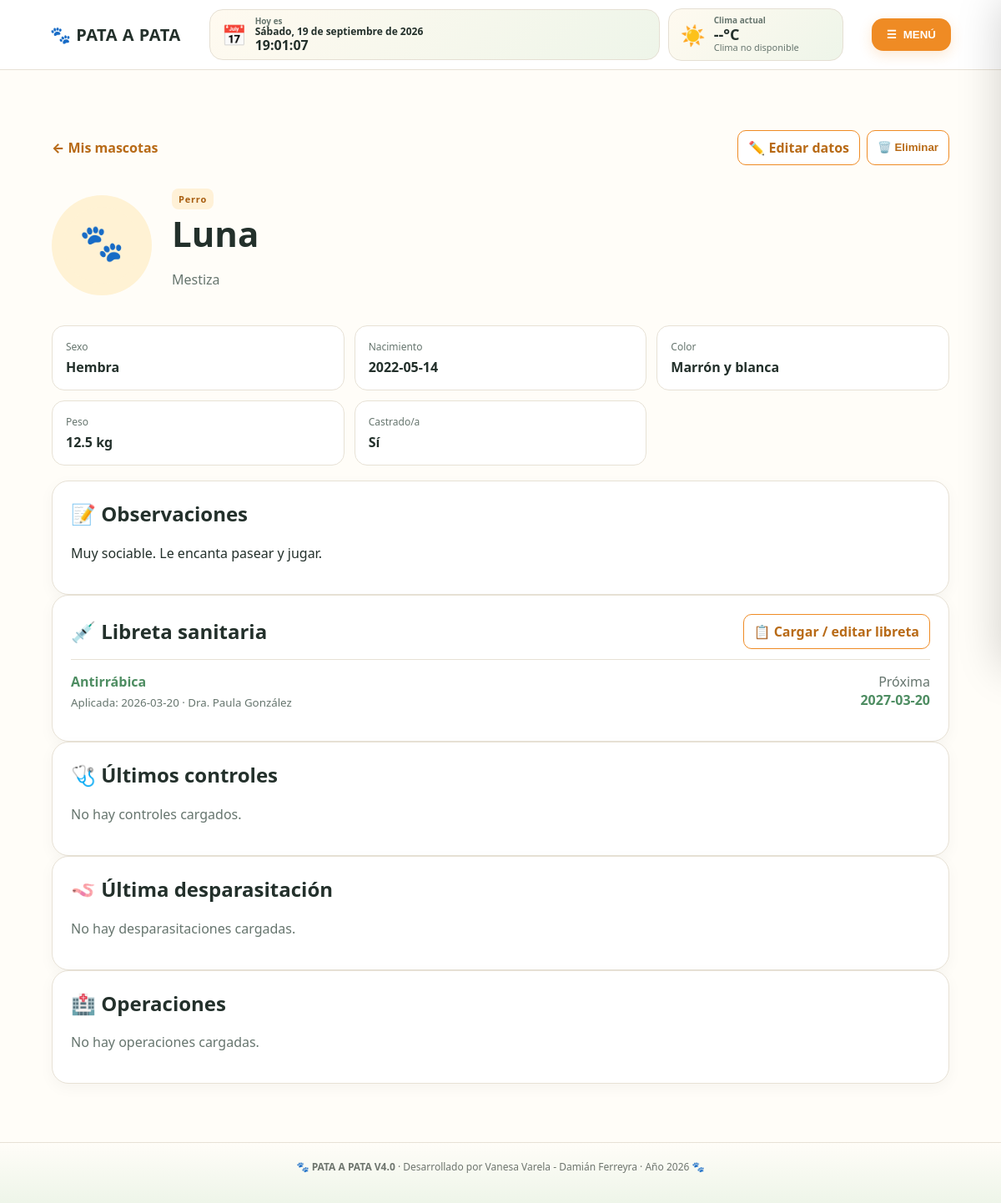
Screenshot of /mascota/1 (signed in) with the database file from the repository.
### tables this page shows
CREATE TABLE mascotas (
        id INTEGER PRIMARY KEY AUTOINCREMENT,
        usuario_id INTEGER NOT NULL,
        nombre TEXT NOT NULL,
        especie TEXT NOT NULL,
        raza TEXT,
        sexo TEXT,
        nacimiento TEXT,
        color TEXT,
        peso REAL,
        castrado TEXT,
        observaciones TEXT,
        foto TEXT DEFAULT 'mascota.svg', veterinario_cabecera TEXT, veterinario_cabecera_telefono TEXT,
        FOREIGN KEY(usuario_id) REFERENCES usuarios(id) ON DELETE CASCADE
    );

CREATE TABLE vacunas (
        id INTEGER PRIMARY KEY AUTOINCREMENT,
        mascota_id INTEGER NOT NULL,
        vacuna TEXT NOT NULL,
        fecha TEXT NOT NULL,
        proxima_fecha TEXT,
        veterinario TEXT,
        observaciones TEXT,
        FOREIGN KEY(mascota_id) REFERENCES mascotas(id) ON DELETE CASCADE
    );

### app.py (the view)
@app.route("/mascota/<int:mascota_id>")
@login_required
def mascota(mascota_id):
    conn = get_db()
    m = conn.execute("SELECT * FROM mascotas WHERE id=? AND usuario_id=?",
                     (mascota_id,session["user_id"])).fetchone()
    vacunas = conn.execute("SELECT * FROM vacunas WHERE mascota_id=? ORDER BY fecha DESC",
                           (mascota_id,)).fetchall() if m else []
    controles = conn.execute("SELECT * FROM controles_salud WHERE mascota_id=? ORDER BY fecha DESC, id DESC",
                             (mascota_id,)).fetchall() if m else []
    desparasitaciones = conn.execute("SELECT * FROM desparasitaciones WHERE mascota_id=? ORDER BY fecha DESC, id DESC",
                                     (mascota_id,)).fetchall() if m else []
    operaciones = conn.execute("SELECT * FROM operaciones WHERE mascota_id=? ORDER BY fecha DESC, id DESC",
                               (mascota_id,)).fetchall() if m else []
    conn.close()
    if not m: abort(404)
    return render_template("mascota.html", mascota=m, vacunas=vacunas, controles=controles,
                           desparasitaciones=desparasitaciones, operaciones=operaciones)

### app.py (called while the page is built)
def get_db():
    conn = sqlite3.connect(DB_PATH)
    conn.row_factory = sqlite3.Row
    conn.execute("PRAGMA foreign_keys = ON")
    return conn

def login_required(fn):
    @wraps(fn)
    def wrapper(*args, **kwargs):
        if "user_id" not in session:
            flash("Tenés que iniciar sesión para continuar.", "warning")
            return redirect(url_for("login", next=request.path))
        return fn(*args, **kwargs)
    return wrapper

def current_user():
    if "user_id" not in session:
        return None
    conn = get_db()
    u = conn.execute("SELECT * FROM usuarios WHERE id=?", (session["user_id"],)).fetchone()
    conn.close()
    return u

@app.context_processor
def inject_globals():
    return {
        "current_user": current_user(),
        "instagram_url": INSTAGRAM_URL,
        "is_admin": bool(session.get("is_admin")),
    }

### templates/mascota.html
{% extends "base.html" %}{% block title %}{{mascota.nombre}}{% endblock %}{% block content %}
<div class="page-head"><a class="back" href="{{url_for('mascotas')}}">← Mis mascotas</a><div style="display:flex;gap:8px;flex-wrap:wrap"><a class="outline" href="{{url_for('editar_mascota',mascota_id=mascota.id)}}">✏️ Editar datos</a><form method="post" action="{{url_for('eliminar_mascota',mascota_id=mascota.id)}}" onsubmit="return confirm('¿Estás seguro de que querés eliminar esta mascota? También se eliminarán sus registros sanitarios. Esta acción no se puede deshacer.');"><button class="outline" type="submit">🗑️ Eliminar</button></form></div></div><section class="profile"><img src="{% if mascota.foto=='mascota.svg' %}{{url_for('static',filename='img/mascota.svg')}}{% else %}{{url_for('static',filename='uploads/'+mascota.foto)}}{% endif %}"><div><span class="tag">{{mascota.especie}}</span><h1>{{mascota.nombre}}</h1><p class="muted">{{mascota.raza or 'Sin raza indicada'}}</p></div></section>
<div class="info-grid">{% for lab,val in [('Sexo',mascota.sexo),('Nacimiento',mascota.nacimiento),('Color',mascota.color),('Peso',(mascota.peso|string+' kg') if mascota.peso else ''),('Castrado/a',mascota.castrado)] %}<div class="info"><span>{{lab}}</span><b>{{val or '—'}}</b></div>{% endfor %}</div>
<div class="section-card"><h2>📝 Observaciones</h2><p>{{mascota.observaciones or 'Sin observaciones.'}}</p></div>
<div class="section-card"><div class="page-head" style="margin:0 0 12px"><h2>💉 Libreta sanitaria</h2><a class="outline" href="{{url_for('libreta_mascota',mascota_id=mascota.id)}}">📋 Cargar / editar libreta</a></div>{% for v in vacunas %}<div class="vaccine"><div><b>{{v.vacuna}}</b><small>Aplicada: {{v.fecha}} · {{v.veterinario or 'Veterinario no indicado'}}</small></div><span>Próxima<br><b>{{v.proxima_fecha or '—'}}</b></span></div>{% else %}<p class="muted">No hay vacunas cargadas todavía.</p>{% endfor %}</div>
<div class="section-card"><h2>🩺 Últimos controles</h2>{% for c in controles[:3] %}<div class="vaccine"><div><b>{{c.tipo}}</b><small>{{c.fecha}} · {{c.veterinario or 'Veterinario no indicado'}}</small></div><span>Control</span></div>{% else %}<p class="muted">No hay controles cargados.</p>{% endfor %}</div>
<div class="section-card"><h2>🪱 Última desparasitación</h2>{% if desparasitaciones %}{% set d=desparasitaciones[0] %}<div class="vaccine"><div><b>{{d.producto or 'Desparasitación'}}</b><small>{{d.fecha}} · {{d.veterinario or 'Veterinario no indicado'}}</small></div><span>Próxima<br><b>{{d.proxima_fecha or '—'}}</b></span></div>{% else %}<p class="muted">No hay desparasitaciones cargadas.</p>{% endif %}</div>
<div class="section-card"><h2>🏥 Operaciones</h2>{% for o in operaciones %}<div class="vaccine"><div><b>{{o.operacion}}</b><small>{{o.fecha}} · {{o.veterinario or 'Veterinario no indicado'}}</small></div></div>{% else %}<p class="muted">No hay operaciones cargadas.</p>{% endfor %}</div>
{% endblock %}

### static/css/style.css (style rules this page uses)
:root { --ink:#23302b;--muted:#66756e;--paper:#fffdf8;--line:#e7e1d5;--accent:#ef8b24;--green:#4e8d62;--danger:#d93e3e;--shadow:0 14px 40px rgba(43,50,42,.10) }
* { box-sizing:border-box }
body { margin:0;font-family:system-ui,-apple-system,Segoe UI,Arial,sans-serif;color:var(--ink);background:var(--paper) }
a { text-decoration:none;color:inherit }
.page-head { display:flex;align-items:center;justify-content:space-between;gap:20px;margin:38px 0 18px }
.page-head h1,.page-head h2 { margin:0 }
.link,.back { color:#b86a16;font-weight:800 }
.muted { color:var(--muted) }
.card,.section-card,.form-card,.event-card,.post { background:#fff;border:1px solid var(--line);border-radius:20px;padding:22px;box-shadow:0 5px 18px rgba(0,0,0,.04) }
.profile { display:flex;align-items:center;gap:24px;margin:28px 0 }
.profile img { width:120px;height:120px;border-radius:50%;background:#fff2d4;padding:12px;object-fit:cover }
.profile h1 { font-size:42px;margin:0 }
.info-grid { display:grid;grid-template-columns:repeat(3,1fr);gap:12px;margin-bottom:18px }
.info { background:#fff;border:1px solid var(--line);padding:16px;border-radius:15px }
.info span { display:block;color:var(--muted);font-size:12px }
.info b { display:block;margin-top:5px }
.section-card h2 { margin-top:0 }
.vaccine { display:flex;justify-content:space-between;gap:20px;padding:15px 0;border-top:1px solid var(--line) }
.vaccine small { display:block;color:var(--muted);margin-top:5px }
.vaccine>span { text-align:right;color:var(--muted) }
.vaccine b { color:var(--green) }
.tag { display:inline-block;font-size:11px;font-weight:900;letter-spacing:.8px;background:#fff1d7;color:#a85d10;padding:5px 8px;border-radius:8px }
form { display:grid;gap:8px }
.outline { border:1px solid var(--accent);background:white;color:#b86a16;border-radius:10px;padding:9px 12px;font-weight:800;cursor:pointer }
.section-card .muted { color:var(--muted) }

### rows the page displays
mascotas: especie "Perro", nombre "Luna", raza "Mestiza", lab "Sexo", sexo "Hembra", lab "Nacimiento", nacimiento "2022-05-14", lab "Color", color "Marrón y blanca", lab "Castrado/a", castrado "Sí", observaciones "Muy sociable. Le encanta pasear y jugar."
vacunas: vacuna "Antirrábica", fecha "2026-03-20", veterinario "Dra. Paula González", proxima_fecha "2027-03-20"

### other values shown
{{ lab }} "Peso"
{{ val or '—' }} "12.5 kg"
